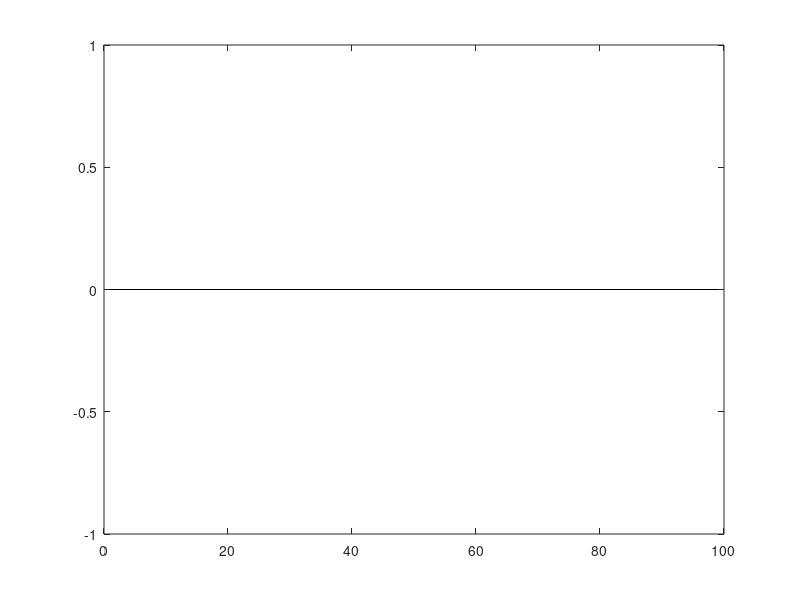

This figure's MATLAB source:
%% Post-calibration using band-pass filter and RMS

%% 0) General info

% SPL of the calibrator and other data
SPL = 94;
sf = 48000;

% Filter parameter
low_pass_freq = 1200;
low_pass_order = 12;
high_pass_freq = 800;
high_pass_order = 8;

% Filter design
[bhi,ahi] = butter(high_pass_order,high_pass_freq/(sf/2),'high');
[blo,alo] = butter(low_pass_order,low_pass_freq/(sf/2),'low');

%% 1) Check for the files

M = 96;
prefix = 'raw_recording_no';
ext = '.wav';

% Get dir info and index

%% 2) Operate calibration

% Load the wave file
for mm = 1:M
    
    disp(['File:',num2str(mm),'/',num2str(M)]);
    
    if exist([prefix,num2str(mm),ext])
        
        
        disp(['loading:',prefix,num2str(mm),ext]);
        [data] = wavread([prefix,num2str(mm),ext]);
        
        % Some verifications
        [Pxx_data f]=pwelch(data,hanning(8192),4096,8192,sf);
        rms_straight(mm) = sqrt(mean(data.^2));
        figure(1);
        set(1,'color','w');
        hl = semilogy([1000 1000],[10^-20 1]);
        set(hl,'color','k');
        hold on;
        semilogy(f,Pxx_data,'r');
        xlabel('Freq. [Hz]');ylabel('PSD');
        axis tight;
        hold on;
        
        % Filtering
        xt = filtfilt(bhi,ahi,data);
        xt = filtfilt(blo,alo,xt);
        [Pxx_filtered f]=pwelch(xt,hanning(8192),4096,8192,sf);
        semilogy(f,Pxx_filtered,'g');
        rms_filtered(mm) = sqrt(mean(xt.^2));
        axis tight;
        pause(0.1)
        hold off;
        
        % Actual sensitivity
        sensitivity_buffer(mm) = (10^(SPL/20)*0.000020)/rms_filtered(mm);
        sensitivity_straight(mm) = (10^(SPL/20)*0.000020)/rms_straight(mm);
        
    else
        
        sensitivity_buffer(mm) = 0;
        sensitivity_straight(mm) = 0;
        
    end
    
end

% Display
figure;
bar(1:96,sensitivity_straight,0.8,'r');
hold on;
bar(1:96,sensitivity_buffer,0.4,'g');

%% 3) Store data

sensitivity = sensitivity_buffer;
mic_no = 1:M;

save sensitivity sensitivity mic_no
